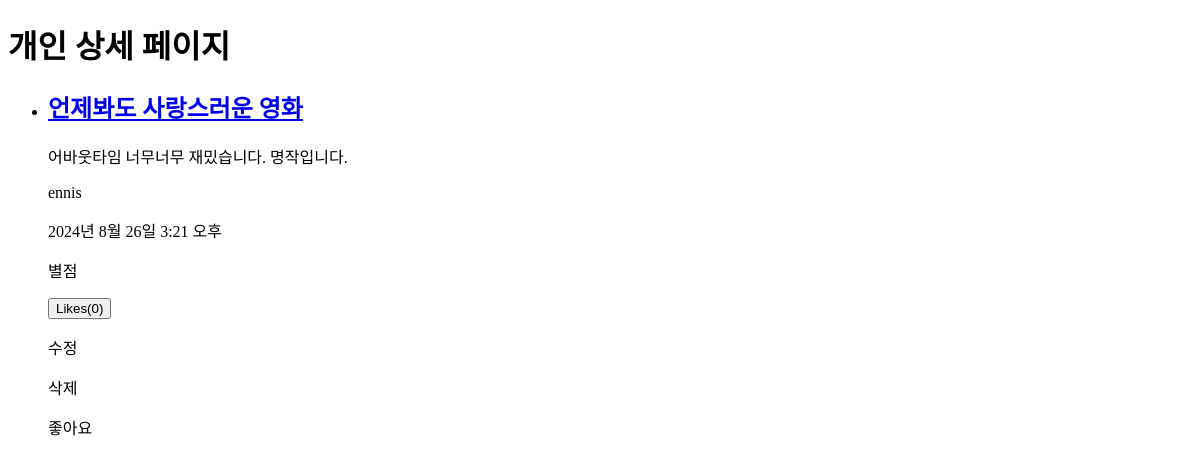
Before: /posts/detail/ with the older database file.
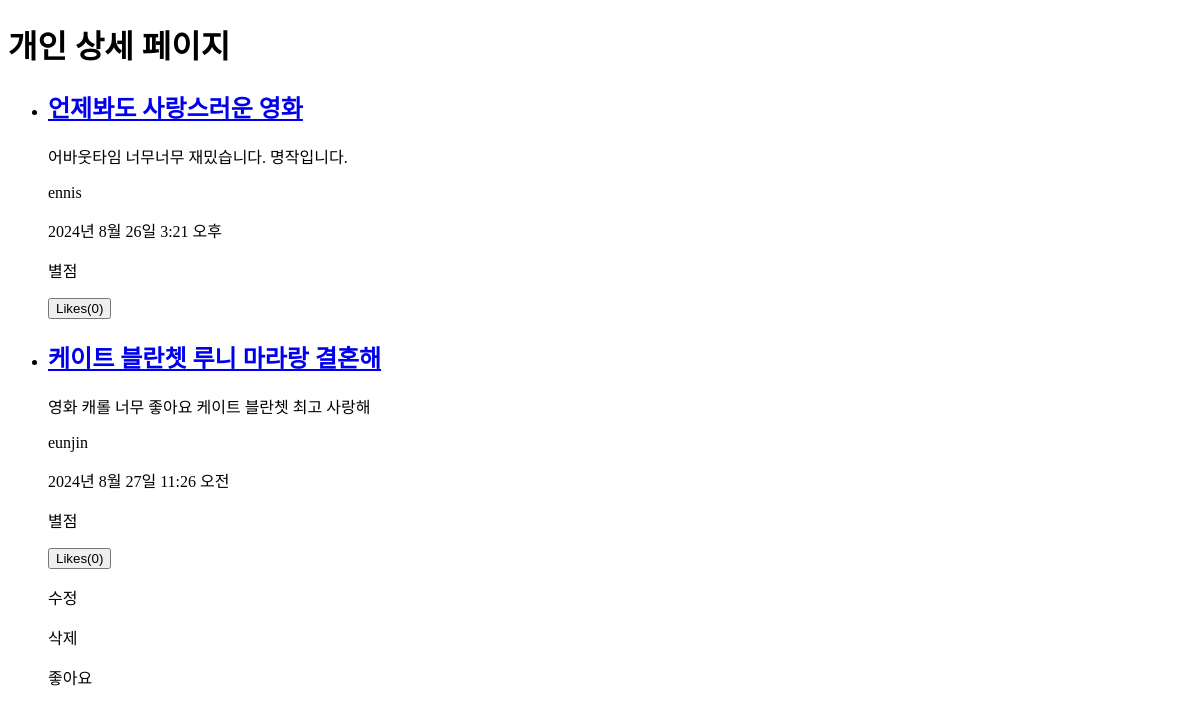
After: the same page with the newer database file.
### posts/models.py (models this page shows, shortened)
class Post(models.Model):
    user = models.ForeignKey("users.User", # 앱이름.모델이름
                             verbose_name = "작성자",
                             on_delete = models.CASCADE) # 작성자 데이터 삭제되면 Post도 같이 삭제
    review = models.TextField("리뷰", blank = True)
    short_comment = models.CharField("한줄평", max_length = 50)
    created = models.DateTimeField("작성일시", auto_now_add = True)
    tags = models.ManyToManyField("posts.HashTag", verbose_name="해시태그 목록", blank=True)

### users/models.py (models this page shows)
class User(AbstractUser):
    profile_image = models.ImageField("프로필 이미지", upload_to="users/profile", blank=True)
    short_description = models.TextField("소개글", blank=True)
    like_posts = models.ManyToManyField(
        "posts.Post",
        verbose_name="좋아요 누른 게시글",
        related_name="like_users",
        blank=True,
    )
    def __str__(self):
        return self.username

### posts/views.py (the view)
# urls.py: path("detail/", views.detail, name = "detail"),
def detail(request):
    posts = Post.objects.all()
    context = {
        "posts" : posts
    }
    return render(request, "posts/detail.html", context)

### templates/posts/detail.html (shortened to what this page needs)
{% load static %}
<!DOCTYPE html>
<html lang="ko">
    <body>
        <h1>개인 상세 페이지</h1>
        <section>
            <ul>
                {% for post in posts %}
                <li>
                    <div>
                        <h2>
                            <a href = "/posts/feeds/">{{ post.short_comment }}</a>
                        </h2>
                        <p>{{ post.review }} </p>
                        <p>{{ post.user }}</p>
                        <p>{{ post.created }}</p>
                        <p>별점</p>
                    </div>
                    <div class = "post-buttons">
                        <form action = "{% url 'posts:post_like' post_id=post.id %}?next={{ action_redirect_url }}" method = "POST">
                            <button type = "submit"
                                >
                                Likes({{ post.like_users.count }})
                            </button>
                        </form>
                    </div>
                </li>
                {% endfor %}
                <P>수정</P>
                <P>삭제</P>
                <p>좋아요</p>
            </ul>
        </section>
    </body>
</html>

Changed rows visible on the page:
added Post: short_comment "케이트 블란쳇 루니 마라랑 결혼해", review "영화 캐롤 너무 좋아요 케이트 블란쳇 최고 사랑해", user "eunjin", created "2024년 8월 27일 11:26 오전", like_users.count "0"
